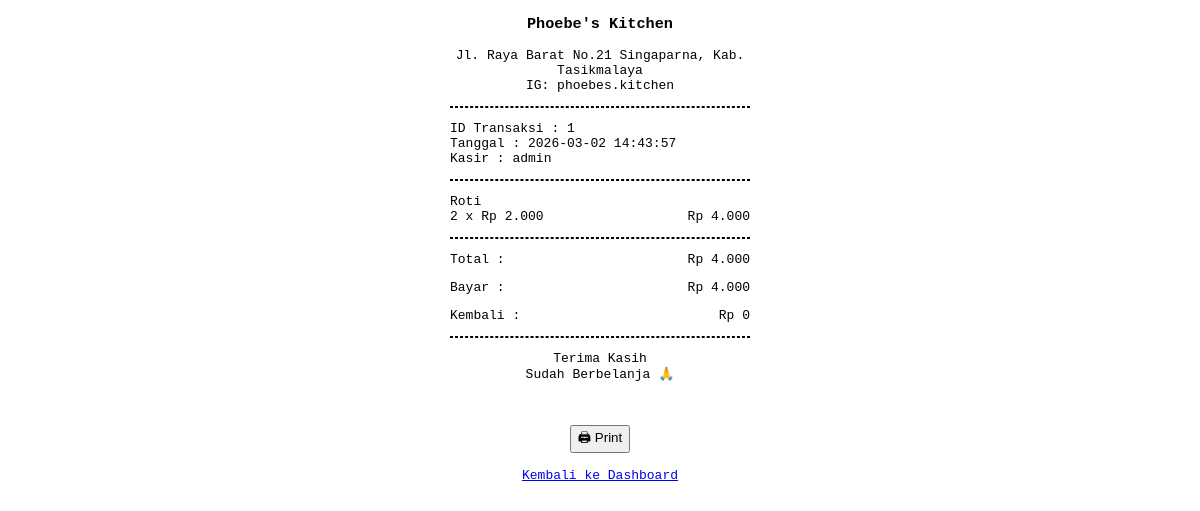
Screenshot of /src/struk.php?id=1 (signed in) with the database file from the repository.
### tables this page shows
CREATE TABLE `transaksi` (
  `id_transaksi` int(11) NOT NULL,
  `tanggal` datetime DEFAULT current_timestamp(),
  `total` int(11) NOT NULL,
  `bayar` int(11) NOT NULL,
  `kembalian` int(11) NOT NULL
);

CREATE TABLE `detail_transaksi` (
  `id_detail` int(11) NOT NULL,
  `id_transaksi` int(11) DEFAULT NULL,
  `id_produk` int(11) DEFAULT NULL,
  `jumlah` int(11) DEFAULT NULL,
  `subtotal` int(11) DEFAULT NULL
);

CREATE TABLE `produk` (
  `id_produk` int(11) NOT NULL,
  `nama_produk` varchar(100) NOT NULL,
  `harga` int(11) NOT NULL,
  `stok` int(11) NOT NULL
);

### src/struk.php (the view, shortened to what this page needs)
<?php
include 'koneksi.php';
$id = $_GET['id'];
$transaksi = mysqli_query($conn, "SELECT * FROM transaksi WHERE id_transaksi='$id'");
$data_transaksi = mysqli_fetch_assoc($transaksi);
$query = mysqli_query($conn, "
    SELECT d.*, p.nama_produk
    FROM detail_transaksi d
    JOIN produk p ON d.id_produk = p.id_produk
    WHERE d.id_transaksi = '$id'
");
?>
<!DOCTYPE html>
<html>
<head>
</head>
<body>
<div class="struk">
    <h3 style="text-align:center;">Phoebe's Kitchen</h3>
    <p style="text-align:center;">
        Jl. Raya Barat No.21 Singaparna, Kab. Tasikmalaya<br>
        IG: phoebes.kitchen
    </p>
    <hr>
    <p>
        ID Transaksi : <?= $id; ?><br>
        Tanggal : <?= $data_transaksi['tanggal']; ?><br>
        Kasir : <?= $_SESSION['username']; ?>
    </p>
    <hr>
    <?php while ($row = mysqli_fetch_assoc($query)) { ?>
        <p>
            <?= $row['nama_produk']; ?><br>
            <?= $row['jumlah']; ?> x
            Rp <?= number_format($row['subtotal'] / $row['jumlah'],0,',','.'); ?>
            <span style="float:right;">
                Rp <?= number_format($row['subtotal'],0,',','.'); ?>
            </span>
        </p>
    <?php } ?>
    <hr>
    <p>
        Total :
        <span style="float:right;">
            Rp <?= number_format($data_transaksi['total'],0,',','.'); ?>
        </span>
    </p>
    <p>
        Bayar :
        <span style="float:right;">
            Rp <?= number_format($data_transaksi['bayar'],0,',','.'); ?>
        </span>
    </p>
    <p>
        Kembali :
        <span style="float:right;">
            Rp <?= number_format($data_transaksi['kembalian'],0,',','.'); ?>
        </span>
    </p>
    <hr>
    <p style="text-align:center;">
        Terima Kasih<br>
        Sudah Berbelanja 🙏
    </p>
    <br><br>
    <div class="no-print" style="text-align:center;">
        <button onclick="window.print()">🖨 Print</button>
        <br><br>
        <a href="dashboard.php">Kembali ke Dashboard</a>
    </div>
</div>
</body>
</html>

### src/struk.php (style rules this page uses)
body { font-family: monospace; }
.struk { width: 300px; margin: auto; }
hr { border: 1px dashed black; }

### rows the page displays
transaksi: tanggal "2026-03-02 14:43:57", total "4.000", bayar "4.000", kembalian "0"
detail_transaksi: id_produk.nama_produk "Roti", jumlah "2", $row['subtotal'] / $row['jumlah'] "2.000", subtotal "4.000"

### other values shown
$id "1"
$_SESSION['username'] "admin"
